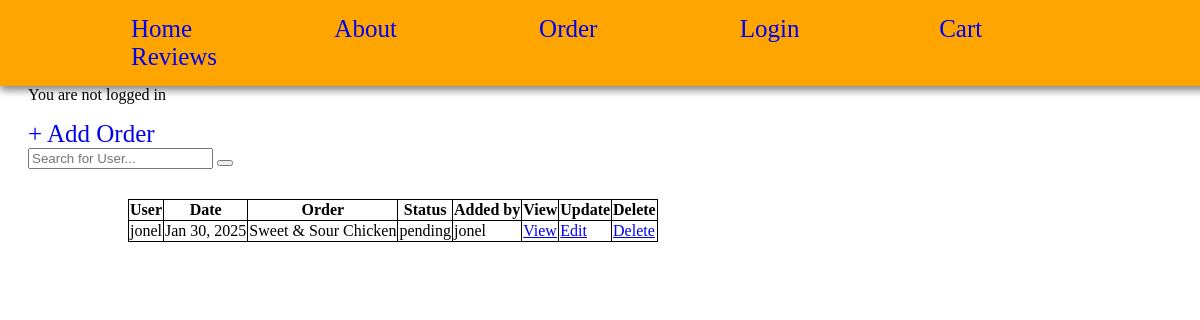
Page /order/ on the earlier database version.
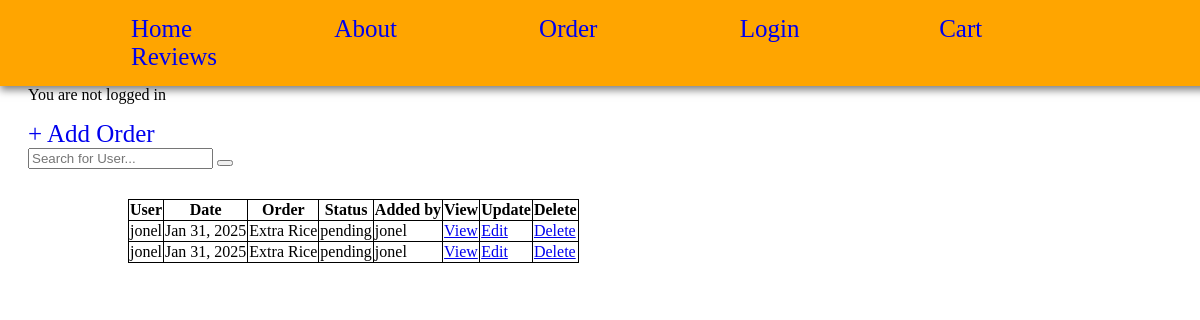
Same page on the later database version.
### app/models.py (models this page shows, shortened)
class Order(models.Model):
    user = models.ForeignKey(settings.AUTH_USER_MODEL, on_delete=models.CASCADE, null=True)
    created_at = models.DateTimeField()
    your_order = models.TextField()
    status = models.CharField(max_length=20, default='pending')

### accounts/models.py (models this page shows)
class CustomUser(AbstractUser):
    age = models.IntegerField(null=True, blank=True)
    phone_number = models.CharField(max_length=20, null=True, blank=True)
    REQUIRED_FIELDS = ['email', 'age']
    USERNAME_FIELD = 'username'
    profile_pic = models.ImageField(upload_to='images/', null=True, blank=True)

### app/views.py (the view)
# urls.py: path('order/', OrderListView.as_view(), name='order'),
class OrderListView(ListView):
    model = Order
    context_object_name = 'orders'
    template_name = 'app/order_list.html'
    def get_context_data(self, **kwargs):
        context = super().get_context_data(**kwargs)
        query = self.request.GET.get('q', '')
        if query:
            filtered_orders = Order.objects.filter(your_order__icontains=query)
        else:
            filtered_orders = Order.objects.all()
        context['orders'] = filtered_orders
        return context

### app/templates/app/order_list.html (shortened to what this page needs)
{% extends 'app/base.html' %}
{% block content %}
<a href="{% url 'order_create' %}" class="addOrder">+ Add Order </a>
<div class="header-bar">
    <form method="get" action="{% url 'order' %}" class="search-form">
        <div class="search-container">
            <input type="text" name="q" placeholder="Search for User..." value="{{ search_query }}" class="search-input">
            <button type="submit" class="search-btn">
            </button>
        </div>
    </form>
</div>
<table>
    <thead>
        <tr>
             <th>User</th>
             <th>Date</th>
             <th>Order</th>
             <th>Status</th>
             <th>Added by</th>
             <th>View</th>
             <th>Update</th>
             <th>Delete</th>
        </tr>
    <tbody>
    {% for order in orders %}
        <tr>
             <td>{{order.user}}</td>
             <td>{{order.created_at | date:"M d, Y"}}</td>
             <td>{{order.your_order}}</td>
             <td>{{order.status}}</td>
            <td>{{order.user}}</td>
            <td><a href="{% url 'order_detail' order.pk %}">View</a></td>
            <td><a href="{% url 'order_update' order.pk %}">Edit</a></td>
            <td><a href="{% url 'order_delete' order.pk %}">Delete</a></td>
        </tr>
      {% empty %}
        <strong><p>Oops! No Order found!</p></strong>
    {% endfor %}
    </tbody>
    </thead>
</table>
{% endblock content %}

### app/templates/app/base.html (shortened to what this page needs)
{% load static %}
<!DOCTYPE html>
<html lang="en">
<head>
    <link rel="stylesheet" href="{% static 'css/base.css' %}"
</head>
<body>
    {% include 'app/navbar.html' %}
    <main>
    {% if user.is_authenticated %}
        <a href="{% url 'profile' %}"><p>Hi {{ user.username }}</p></a>
        <form method="post" action="{% url 'logout' %}">
            {% csrf_token %}
            <button type="submit">Log out</button>
        </form>
    {% else %}
        <p>You are not logged in</p>
    {% endif %}
{% block content %}{% endblock content %}
</main>
</body>
</html>

### app/templates/app/navbar.html
   <header>
        <a href="{% url 'home' %}">Home </a>
        <a href="{% url 'about' %}">About </a>
         <a href="{% url 'order' %}">Order </a>
         <a href="{% url 'login' %}">Login</a>
         <a href="{% url 'cart' %}">Cart</a>
          <a href="{% url 'review_list' %}" class="nav-link">Reviews</a>
   </header>

### static/css/base.css (style rules this page uses)
header a { font-size: 25px; text-decoration: none; margin-left: 8%; padding: 10px 20px 10px; }
header { position: fixed; top: 0; left: 0; right: 0; font-size: 15px; z-index: 9999; width: 100%; background-color: orange; padding: 15px; box-shadow: 0 4px 8px rgba(0, 0, 0, 0.5); }
main { margin-top: 50px; padding: 20px; }
.addOrder { font-size: 25px; text-decoration: none; margin-top: 50px; }
table, th, td { border: 1px solid black; border-collapse: collapse; margin: 30px 100px 30px 100px; }

Differences in the rows shown:
changed Order (number 1 of 2 on the later page): created_at "Jan 30, 2025" → "Jan 31, 2025"; your_order "Sweet & Sour Chicken" → "Extra Rice"
added Order: user "jonel", created_at "Jan 31, 2025", your_order "Extra Rice", status "pending"
